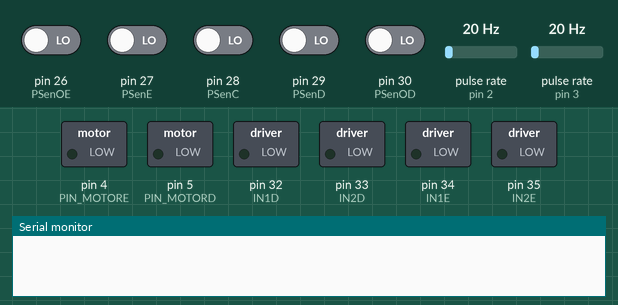
Simulated run of this sketch. Board: Arduino Mega 2560, built with avr-gcc and run on an emulated ATmega2560. Shown: switched loads named in the sketch (green lamp = pin HIGH), the last lines printed to the serial monitor. Wiring (inferred from the names in the program): 2 × pulse sensor: data pin 2 / data pin 3. The inputs (shaded band) are chosen by the test bench; at power-on: pin 26 (PSenOE), pin 27 (PSenE), pin 28 (PSenC), pin 29 (PSenD), pin 30 (PSenOD) LOW, pulse rate (sensors on pin 2, pin 3) 20 Hz.

Above: at 1.2 s.
1.3 s: pin 28 (PSenC) driven HIGH
At 2.1 s:
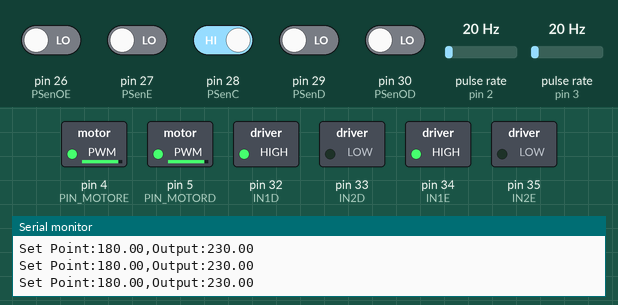
2.8 s: pin 29 (PSenD) driven HIGH
At 3.5 s:
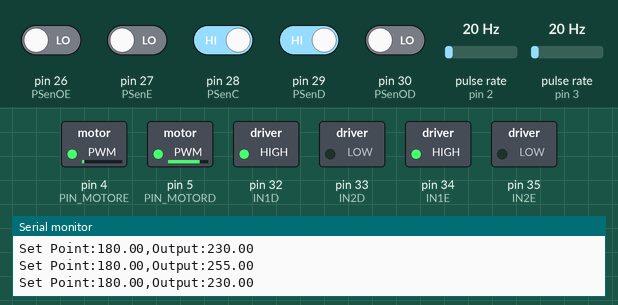
4.3 s: pin 28 (PSenC) driven LOW
At 5.5 s:
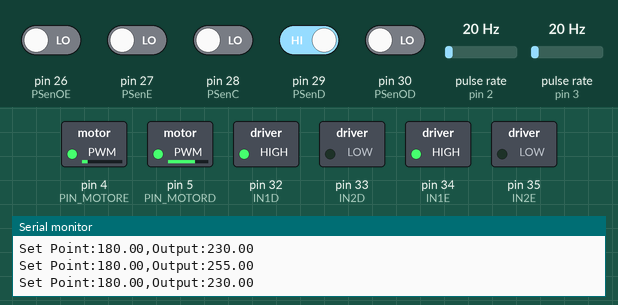
5.8 s: pin 28 (PSenC) driven HIGH and pin 29 (PSenD) driven LOW
At 6.7 s:
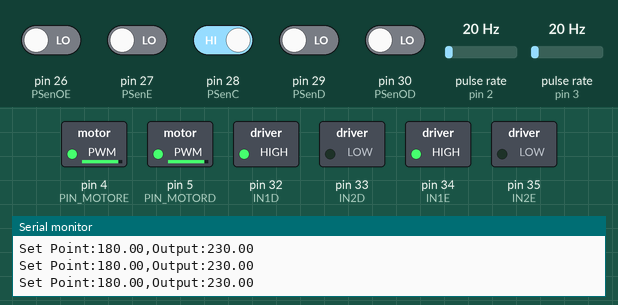
8.8 s: pin 27 (PSenE) driven HIGH
At 9.3 s:
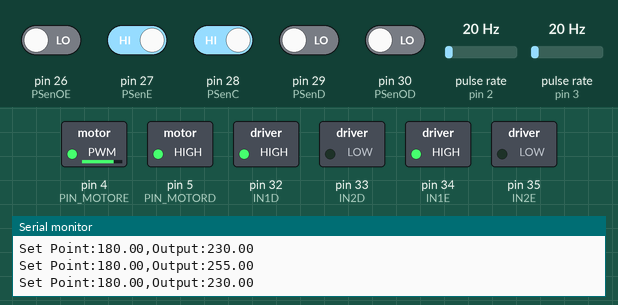
10.3 s: pin 26 (PSenOE) driven HIGH
At 11.3 s:
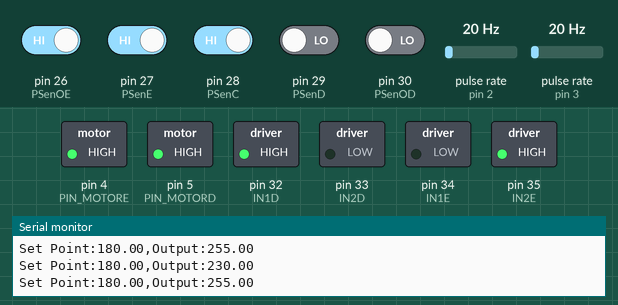
Timing chart, 0 to 13.3 s (numbered marks = the images above; inputs shaded):
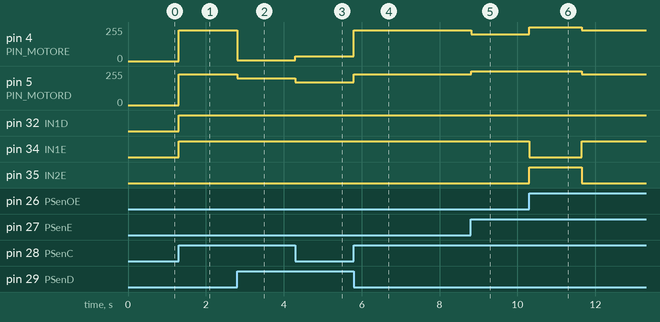

The sketch:

CarroSegueBin.ino
```cpp
#include <PID_v1_bc.h>

// Define os pinos dos sensores E,C,D,O,Esq,Centro,Direita,Oposto
#define PSenOE 26
#define PSenE 27
#define PSenC 28
#define PSenD 29
#define PSenOD 30

//Pinos utilizados na montagem no Arduino
#define PINOENCODER 2
#define PIN_ENCODER 3
#define PIN_MOTORE 4
#define PIN_MOTORD 5

#define IN1D 32
#define IN2D 33
#define IN1E 34
#define IN2E 35

//Direcoes
#define Parar 0
#define Frente 1
#define FinoD 2
#define FinoE 3
#define Direita 4
#define Esquerda 5
#define rota 10
// DELTA =====================================================
#define Delta 60
#define DeltaF 30
//============================================================
// Casos =====================================================
#define Ideal 4   //Ideal
#define QDDL 21 //Quadrado dos dois lados
#define TE 28   // Caso T na Esquerda
#define TD 7      // Caso T na Direita
#define Encru 31 //Caso Encruzilhada
#define CD 6     //caso Central e direita na linha
#define DD 2   // Caso apenas Direito na linha
#define CE 12     //caso Central e esquerda na linha
#define EE 23   // Caso apenas Esquerda na linha
//============================================================
//Declaração de Constantes
#define DELTAPULSO 11 //Pesquisei e deu 11 pulsos por volta
#define MAXRPM 75
#define PWM 230
#define QtPulso 27
const int Branco = 1;
const int Preto = 0;

//Declaração de Variáveis
volatile unsigned long pulso1;
unsigned long verificaPulso1 = 0, dT1 = 0, ultimaV1 = 0;
double velocidade1 = 0;

volatile unsigned long pulso2;
double velocidade2 = 0;

double me = map(PWM,0,255,0,200), md = map(PWM,0,255,0,200);
double MotorE = PWM, MotorD = PWM;
double ErroE = 0, ErroD = 0;

int pulsin = 0, Es = 1, virou = 0;
unsigned long agora;
volatile unsigned long pulso;

int Kp = 100, Kd = 0, Ki = 0.0001;
//Especificando os parâmetros do construtor
//PID myPID(&Input, &Output, &Setpoint,Kp,Ki,Kd, DIRECT);
PID myPID(&velocidade1, &MotorD, &md, Kp, Ki, Kd, DIRECT);
PID miPID(&velocidade2, &MotorE, &me, Kp, Ki, Kd, DIRECT);

int SenOE,SenE, SenC, SenD, SenOD, LeAnte, VDire = 0, VEsq = 0; //LeAnte = leitura anterior VDire = Virar para direita
int QuadradoD = 0,QuadradoE = 0,QtQuadRef = 0,Leitura = 0;
//Funções responsáveis pela contagem de pulsos para cálculo de RPM
void contador1() {
  pulso1++;
  pulso++;
}

void contador2() {
  pulso2++;
}
//Função com controlador proporcional integral para correção de erro
int BinDec(int binario) {
    int decimal = 0;
    int expoente = 0;

    while (binario != 0) {
        int digito = binario % 10;
        decimal += digito * pow(2, expoente);
        binario /= 10;
        expoente++;
    }

    return decimal;
}
void controla_velocidade() {
  //Cálculo de variação de tempo
  dT1 = millis() - ultimaV1;

  //Impede interrupções
  noInterrupts();

  //Leitura de RPM
  //teste (200 rpm = 0.37 * k) therefore k = 540.54
  velocidade1 = (200 * pulso1 / dT1) / 0.37;
  pulso1 = 01;

  velocidade2 = (200 * pulso2 / dT1) / 0.37;
  pulso2 = 01;
  //Fim de Leitura
  //Serial.print("Velocidade 1: ");
  //Serial.print(velocidade1);
  //Serial.print("  Velocidade 2: ");
  //Serial.println(velocidade2);

  //Conversão RPM para PWM
  velocidade1 = map(velocidade1, 0, MAXRPM, 0, 255);
  velocidade2 = map(velocidade2, 0, MAXRPM, 0, 255);

  myPID.Compute();
  miPID.Compute();

  Serial.print("Set Point:");
  Serial.print(md);
  Serial.print(",");
  Serial.print("Output:");
  Serial.println(MotorD);

  //Retorna interrupções para cálculo de RPM
  interrupts();

  ultimaV1 = millis();
  verificaPulso1 = ultimaV1 + DELTAPULSO;
}

void Andar(int Dir,int delt = Delta){
  switch(Dir){
    case Frente:
      digitalWrite(IN1E,HIGH);
      digitalWrite(IN2E,LOW);
      analogWrite(PIN_MOTORE, MotorE);
      //Motor_D
      digitalWrite(IN1D,HIGH);
      digitalWrite(IN2D,LOW);
      analogWrite(PIN_MOTORD, MotorD);
      break;
    case FinoD:
      digitalWrite(IN1E,HIGH);
      digitalWrite(IN2E,LOW);
      analogWrite(PIN_MOTORE, MotorE + delt);
      //Motor_D
      digitalWrite(IN1D,HIGH);
      digitalWrite(IN2D,LOW);
      analogWrite(PIN_MOTORD, MotorD - delt);
      break;
    case FinoE:
      digitalWrite(IN1E,HIGH);
      digitalWrite(IN2E,LOW);
      analogWrite(PIN_MOTORE, MotorE - delt);
      //Motor_D
      digitalWrite(IN1D,HIGH);
      digitalWrite(IN2D,LOW);
      analogWrite(PIN_MOTORD, MotorD + delt);
      break;
    case Parar:
      digitalWrite(IN1E,HIGH);
      digitalWrite(IN2E,HIGH);
      analogWrite(PIN_MOTORE, 0);
      //Motor_D
      digitalWrite(IN1D,HIGH);
      digitalWrite(IN2D,HIGH);
      analogWrite(PIN_MOTORD, 0);
    case Direita:
      digitalWrite(IN1E,HIGH);
      digitalWrite(IN2E,LOW);
      analogWrite(PIN_MOTORE, MotorE);
      //Motor_D
      digitalWrite(IN2D,LOW);
      digitalWrite(IN1D,HIGH);
      analogWrite(PIN_MOTORD, MotorD);
      break;
   case Esquerda:
      digitalWrite(IN1E,LOW);
      digitalWrite(IN2E,HIGH);
      analogWrite(PIN_MOTORE, MotorE);
      //Motor_D
      digitalWrite(IN1D,HIGH);
      digitalWrite(IN2D,LOW);
      analogWrite(PIN_MOTORD, MotorD);
      break;
  }
}

void setup() {
  //Definição dos pinos
  Serial.begin(9600);

  pinMode(SenE, INPUT);
  pinMode(SenC, INPUT);
  pinMode(SenD, INPUT);
  pinMode(SenOD, INPUT);
  pinMode(SenOE, INPUT);

  pinMode(PINOENCODER, INPUT);
  pinMode(PIN_ENCODER, INPUT);

  pinMode(PIN_MOTORE, OUTPUT);
  pinMode(IN1E, OUTPUT);
  pinMode(IN2E, OUTPUT);
  pinMode(PIN_MOTORD, OUTPUT);
  pinMode(IN1D, OUTPUT);
  pinMode(IN2D, OUTPUT);

  //Contagem de pulsos/tempo cálculo RPM
  pulso1 = 01;
  attachInterrupt(digitalPinToInterrupt(2), contador1, RISING);
  verificaPulso1 = ultimaV1 = millis();

  pulso2 = 01;
  attachInterrupt(digitalPinToInterrupt(3), contador2, RISING);

  myPID.SetOutputLimits(0, 255);
  myPID.SetMode(AUTOMATIC);
  miPID.SetOutputLimits(0, 255);
  miPID.SetMode(AUTOMATIC);
}

void loop() {
  //Serial.print("Quadrado: ");
  //Serial.println(QuadradoD);
  //Função responsável por limitar o tempo.
  if (millis() >= verificaPulso1) {
    SenOE = digitalRead(PSenOE);
    SenE  = digitalRead(PSenE );
    SenC  = digitalRead(PSenC );
    SenD  = digitalRead(PSenD );
    SenOD = digitalRead(PSenOD);
    Leitura = BinDec(SenOE * 10000  + SenE * 1000 + SenC * 100 + SenD * 10 + SenOD); // trasnfroma em bin e dps em dec
////////////////////////////////////////////////////////////////////////////////////////////////////////////////////////////////////////////////
    if( (SenOE || SenOD) != LeAnte){
      if(SenC == Branco && SenD == Preto && SenOD == Branco){ // Quadrado Branco na direita SenOE == Preto && SenE == Preto &&
       QuadradoD++;
       QtQuadRef = QuadradoD;
      } else if (SenOE == Branco && SenE == Preto && SenC == Branco){ // Quadrado Branco na direita
       QuadradoE++;
       QtQuadRef = QuadradoE;
      }
    }
    if (Es != 2 && Es != 3){
      switch (Leitura){
      case Ideal:// Se o sensor central estiver acima do limite, o robô continua em linha reta
        Andar(Frente);
        controla_velocidade();
        break;
      case QDDL://Caso quadrado dos dois lados
        Andar(Frente);
        controla_velocidade();
        break;
      case TE://Caso T da Em que o T esta na esquerda
        Andar(Frente);
        controla_velocidade();
        break;
      case TD://Caso T da Em que o T esta na Direita
        Andar(Frente);
        controla_velocidade();
        break;
      case Encru://Caso encruzilhada
        Andar(Frente);
        controla_velocidade();
        break;
      case CD://Caso Ajuste ====== CENTRAL E DIREITA ====== na linha
        Andar(FinoD,DeltaF);
        break;
      case DD://Caso Ajuste ====== DIREITA ====== na linha
        Andar(FinoD);
        break;
      case CE://Caso Ajuste ====== CENTRAL E Esquerda ====== na linha
        Andar(FinoE,DeltaF);
        break;
      case EE://Caso Ajuste ====== Esquerda ====== na linha
        Andar(FinoE);
        break;
      }
    }
////////////////////////////////////////////////////////   VIRAR  ////////////////////////////////////////////////////////

    if ((QuadradoD > 1 && QtQuadRef != QuadradoD) && SenC == Branco && SenD == Branco && SenOD == Branco){
      //encruzilhada
      //90 graus para Direita
      //QtQuadRef = QuadradoD;
      QuadradoD = QuadradoD - 1;

    } else if ( (QuadradoE > 1 && QtQuadRef != QuadradoE)&& SenOE == Branco && SenE == Branco && SenC == Branco && SenD == Branco && SenOD == Branco){
      //encruzilhada
      //90 graus para Esquerda
      QuadradoE = QuadradoE - 1;

    } else if ((QuadradoD == 1 || QtQuadRef == QuadradoD) && SenC == Branco && SenD == Branco && SenOD == Branco){
      // vira na primeira e ultima
      //encruzilhada
      Es = 2;
      Andar(Direita);
      pulsin = pulso;       //Reseta para a leitura do encoder
      virou = virou + 1;
      QuadradoE = QuadradoD - 1;
    } else if ((QuadradoE == 1 || QtQuadRef == QuadradoE) && SenC == Branco && SenE == Branco && SenOE == Branco){
      QuadradoE = QuadradoE - 1;
      Es = 3;
      Andar(Esquerda);
      pulsin = pulso;       //Reseta para a leitura do encoder
      virou = virou + 1;
    } else if(virou == 2 ){
      QtQuadRef = 0;
      QuadradoD = 0;
      QuadradoE = 0;
      virou = 0;
    } else if (Es == 2 && ((pulso - pulsin) >= QtPulso)){ // ja virou
      Es = 1;
      Andar(Frente);
      delay(1000);
      agora = millis();
    } else if (Es == 3 && ((pulso - pulsin) >= QtPulso)){ // ja virou
      Es = 1;
      Andar(Frente);
      delay(1000);
      agora = millis();
    }
    LeAnte = SenOE || SenOD;
  }
  //Redefine as variáveis para novo intervalo de tempo
  else {
    ErroE = 0;
    ErroD = 0;
    MotorE = PWM;
    MotorD = PWM;
  }
}
```

Measured:
- after the input at 1.3 s, pin 4 (PIN_MOTORE), pin 5 (PIN_MOTORD): 0/255 → 230/255 at once; pin 32 (IN1D), pin 34 (IN1E): LOW → HIGH at once
- after the input at 2.8 s, pin 4 (PIN_MOTORE): 230/255 → 4/255 at once; pin 5 (PIN_MOTORD): 230/255 → 200/255 at once
- after the input at 4.3 s, pin 4 (PIN_MOTORE): 4/255 → 34/255 at once; pin 5 (PIN_MOTORD): 200/255 → 170/255 at once
- after the input at 5.8 s, pin 4 (PIN_MOTORE): 34/255 → 230/255 at once; pin 5 (PIN_MOTORD): 170/255 → 230/255 at once
- after the input at 8.8 s, pin 4 (PIN_MOTORE): 230/255 → 200/255 at once; pin 5 (PIN_MOTORD): 230/255 → 255/255 at once
- after the input at 10.3 s, pin 4 (PIN_MOTORE): 200/255 → 255/255 at once, → 230/255 1.4 s later; pin 5 (PIN_MOTORD): 255/255 → 230/255 after 1.4 s; pin 34 (IN1E): HIGH → LOW at once, → HIGH 1.4 s later; pin 35 (IN2E): LOW → HIGH at once, → LOW 1.4 s later
